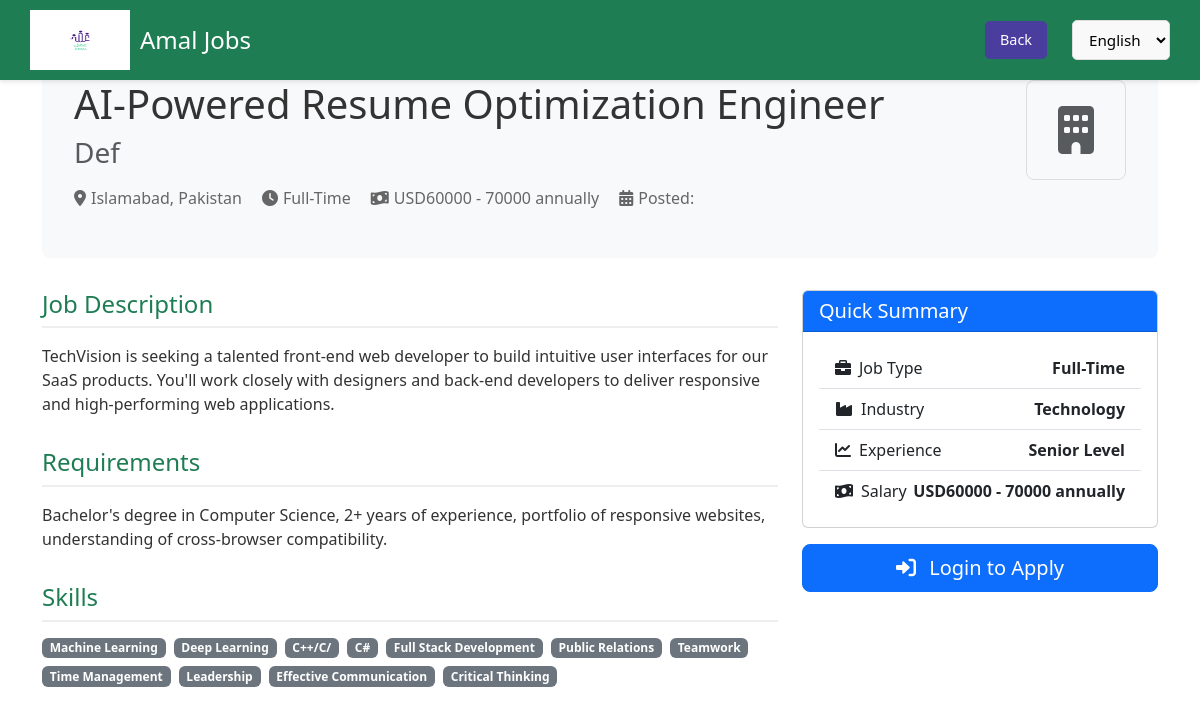
The page /jobs/7 on the database its author committed.
### tables this page shows
CREATE TABLE jobs
                 (id INTEGER PRIMARY KEY AUTOINCREMENT,
                 title TEXT NOT NULL,
                 email TEXT NOT NULL,
                 contact_number TEXT,
                 description TEXT NOT NULL,
                 requirements TEXT,
                 location TEXT,  
                 country TEXT,   
                 city TEXT,    
                 job_type TEXT NOT NULL,
                 salary TEXT,
                 salary_min INTEGER,  
                 salary_max INTEGER,  
                 salary_currency TEXT,  
                 salary_period TEXT,    
                 skills TEXT,
                 posted_date TEXT NOT NULL,
                 employer_id INTEGER NOT NULL,
                 category TEXT,
                 experience_level TEXT,
                 FOREIGN KEY (employer_id) REFERENCES employers(id));

CREATE TABLE employers
                 (id INTEGER PRIMARY KEY AUTOINCREMENT,
                 company_name TEXT NOT NULL,
                 email TEXT UNIQUE NOT NULL,
                 password TEXT NOT NULL,
                 logo TEXT, profile_views INTEGER DEFAULT 0, applications_count INTEGER DEFAULT 0, has_paid BOOLEAN DEFAULT 0);

### app.py (the view)
@app.route('/jobs/<int:job_id>')
def job_detail(job_id):
    conn = get_jobs_db()
    c = conn.cursor()
    c.execute('''UPDATE employers
               SET profile_views = profile_views + 1
               WHERE id = (SELECT employer_id FROM jobs WHERE id = ?)''', (job_id,))
    conn.commit()
    c.execute('''SELECT j.*, e.company_name, e.logo
               FROM jobs j JOIN employers e ON j.employer_id = e.id
               WHERE j.id = ?''', (job_id,))
    job = c.fetchone()
    conn.close()
    if not job:
        abort(404)
    return render_template('job_detail.html', job=job)

### app.py (called while the page is built)
def get_jobs_db():
    conn = sqlite3.connect('jobs.db')
    conn.row_factory = sqlite3.Row
    return conn

### templates/job_detail.html (shortened to what this page needs)
<!DOCTYPE html>
<html lang="en">
<head>
    <link href="https://cdn.jsdelivr.net/npm/bootstrap@5.3.0/dist/css/bootstrap.min.css" rel="stylesheet">
    <link rel="stylesheet" href="https://cdnjs.cloudflare.com/ajax/libs/font-awesome/6.0.0/css/all.min.css">
</head>
<body>
      <header>
    <div class="logo">
      <img src="/static/logo.png" alt="Logo">
      <h2>Amal Jobs</h2>
    </div>
    <nav>
      <button onclick="location.href='/jobs'">Back</button>
      <div class="lang-switch">
        <select id="lang-select" onchange="switchLanguage(this)">
          <option value="en">English</option>
        </select>
      </div>
    </nav>
  </header>
    <div class="container py-5">
        <div class="job-header">
            <div class="d-flex justify-content-between align-items-start">
                <div>
                    <h1>{{ job.title }}</h1>
                    <h3 class="text-muted">{{ job.company_name }}</h3>
                    <div class="job-meta">
                        <span><i class="fas fa-map-marker-alt"></i> {{ job.city }}, {{ job.country }}</span>
                        <span><i class="fas fa-clock"></i> {{ job.job_type }}</span>
                        <span><i class="fas fa-money-bill-wave"></i> {{ job.salary }}</span>
                        <span><i class="fas fa-calendar-alt"></i> Posted: {{ job.formatted_date }}</span>
                    </div>
                </div>
                {% if job.logo %}
                <img src="{{ url_for('static', filename='uploads/' + job.logo) }}" alt="{{ job.company_name }} Logo" class="company-logo">
                {% else %}
                <div class="company-logo d-flex align-items-center justify-content-center bg-light">
                    <i class="fas fa-building fa-3x text-muted"></i>
                </div>
                {% endif %}
            </div>
        </div>
        <div class="row">
            <div class="col-md-8">
                <div class="job-section">
                    <h4>Job Description</h4>
                    <p>{{ job.description }}</p>
                </div>
                <div class="job-section">
                    <h4>Requirements</h4>
                    <p>{{ job.requirements }}</p>
                </div>
                <div class="job-section">
                    <h4>Skills</h4>
                    <div class="d-flex flex-wrap gap-2">
                        {% for skill in job.skills.split(',') %}
                        <span class="badge bg-secondary">{{ skill.strip() }}</span>
                        {% endfor %}
                    </div>
                </div>
            </div>
            <div class="col-md-4">
                <div class="card">
                    <div class="card-header bg-primary text-white">
                        <h5 class="mb-0">Quick Summary</h5>
                    </div>
                    <div class="card-body">
                        <ul class="list-group list-group-flush">
                            <li class="list-group-item d-flex justify-content-between align-items-center">
                                <span><i class="fas fa-briefcase me-2"></i>Job Type</span>
                                <span class="fw-bold">{{ job.job_type }}</span>
                            </li>
                            <li class="list-group-item d-flex justify-content-between align-items-center">
                                <span><i class="fas fa-industry me-2"></i>Industry</span>
                                <span class="fw-bold">{{ job.category }}</span>
                            </li>
                            <li class="list-group-item d-flex justify-content-between align-items-center">
                                <span><i class="fas fa-chart-line me-2"></i>Experience</span>
                                <span class="fw-bold">{{ job.experience_level }}</span>
                            </li>
                            <li class="list-group-item d-flex justify-content-between align-items-center">
                                <span><i class="fas fa-money-bill-wave me-2"></i>Salary</span>
                                <span class="fw-bold">{{ job.salary }}</span>
                            </li>
                        </ul>
                    </div>
                </div>
                {% if 'user_id' in session %}
                <a href="{{ url_for('apply_job', job_id=job.id) }}" class="btn btn-apply btn-lg w-100 mt-3">
                    <i class="fas fa-paper-plane me-2"></i> Apply Now
                </a>
                {% else %}
                <a href="{{ url_for('login') }}" class="btn btn-primary btn-lg w-100 mt-3">
                    <i class="fas fa-sign-in-alt me-2"></i> Login to Apply
                </a>
                {% endif %}
            </div>
        </div>
    </div>
</body>
</html>

### templates/job_detail.html (style rules this page uses)
:root { --primary-color: #1F7D53; --secondary-color: #493D9E; }
html, body { margin: 0 !important; padding: 0 !important; overflow-x: hidden; direction: ltr !important; font-family: 'Segoe UI', Tahoma, Geneva, Verdana, sans-serif; }
header { display: flex; justify-content: space-between; align-items: center; padding: 15px 30px; background-color: #1F7D53; box-shadow: 0 2px 4px rgba(0, 0, 0, 0.1); position: fixed; top: 0; left: 0; right: 0; z-index: 9999; height: 80px; box-sizing: border-box; }
body { background-color: #ffffff; color: #333; padding-top: 80px; }
.logo { display: flex; align-items: center; }
.logo img { height: 60px; width: 100px; margin-right: 10px; }
.logo h2 { margin: 0; font-size: 1.5rem; color: white; }
nav { display: flex; align-items: center; gap: 15px; }
nav button { padding: 8px 15px; border: none; background-color: #493D9E; color: #fff; border-radius: 5px; cursor: pointer; font-size: 0.9rem; transition: all 0.3s; white-space: nowrap; flex-shrink: 0; }
.lang-switch { margin-left: 10px; }
.lang-switch select { padding: 8px 12px; font-size: 0.95rem; border: 1px solid #ddd; border-radius: 5px; direction: ltr; background-color: #f9f9f9; }
.job-header { background-color: #f8f9fa; padding: 2rem; border-radius: 8px; margin-bottom: 2rem; }
.company-logo { width: 100px; height: 100px; object-fit: contain; border-radius: 8px; border: 1px solid #ddd; }
.job-meta { display: flex; gap: 20px; flex-wrap: wrap; margin: 1rem 0; }
.job-meta span { display: flex; align-items: center; gap: 5px; color: #666; }
.job-section { margin-bottom: 2rem; }
.job-section h4 { color: var(--primary-color); border-bottom: 2px solid #eee; padding-bottom: 0.5rem; margin-bottom: 1rem; }

### rows shown on the page
jobs: title "AI-Powered Resume Optimization Engineer", city "Islamabad", country "Pakistan", job_type "Full-Time", salary "USD60000 - 70000 annually", description "TechVision is seeking a talented front-end web developer to build intuitive user interfaces for our SaaS products. You'll work closely with designers and back-end developers to deliver responsive and high-performing web applications.", requirements "Bachelor's degree in Computer Science, 2+ years of experience, portfolio of responsive websites, understanding of cross-browser compatibility.", category "Technology", experience_level "Senior Level"
employers: company_name "Def"

### other values the page prints
{{ skill.strip() }} "Machine Learning" "Deep Learning" "C++/C/" "C#" "Full Stack Development" "Public Relations" "Teamwork" "Time Management" "Leadership" "Effective Communication" "Critical Thinking"
